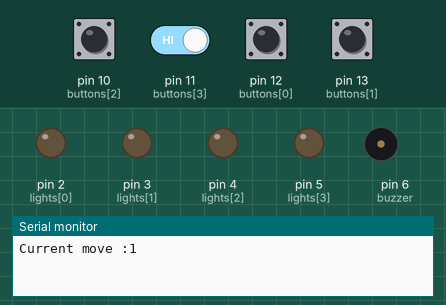
Simulated run of this sketch. Board: Arduino Uno, built with avr-gcc and run on an emulated ATmega328P. Shown: output pins drawn as LEDs (lit = HIGH), buzzer (waves = sounding), the last lines printed to the serial monitor. Dashed ring = blinking. The inputs (shaded band) are chosen by the test bench; at power-on: pin 10 (buttons[2]), pin 11 (buttons[3]), pin 12 (buttons[0]), pin 13 (buttons[1]) HIGH. Random numbers use the default seed unless the sketch sets one.

Above: at 1.2 s.
1.3 s: pin 12 (buttons[0]) pulled LOW for 0.15 s
At 1.37 s:
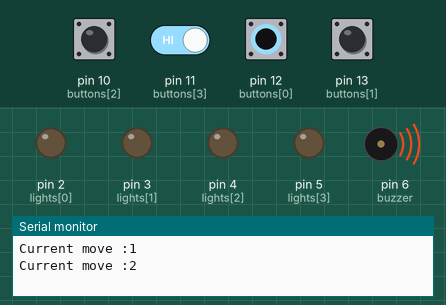
4.3 s: pin 10 (buttons[2]) pulled LOW for 0.15 s
At 4.52 s:
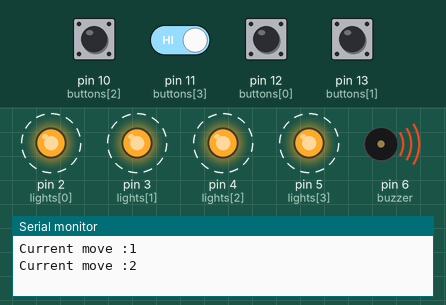
7.3 s: pin 13 (buttons[1]) pulled LOW for 1 s
At 10.0 s:
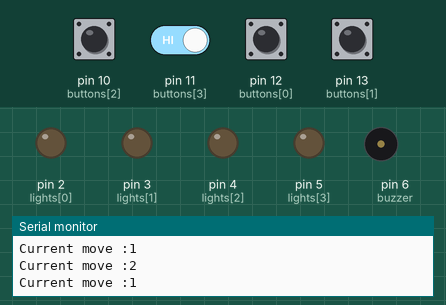
10.3 s: pin 10 (buttons[2]) driven LOW and pin 11 (buttons[3]) driven LOW
At 12.14 s:
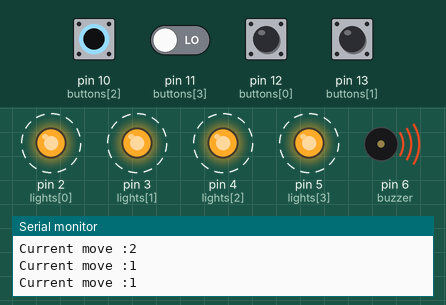
13.3 s: pin 11 (buttons[3]) driven HIGH
16.3 s: pin 12 (buttons[0]) pulled LOW for 1 s
Timing chart, 0 to 44.8 s (numbered marks = the images above; inputs shaded):
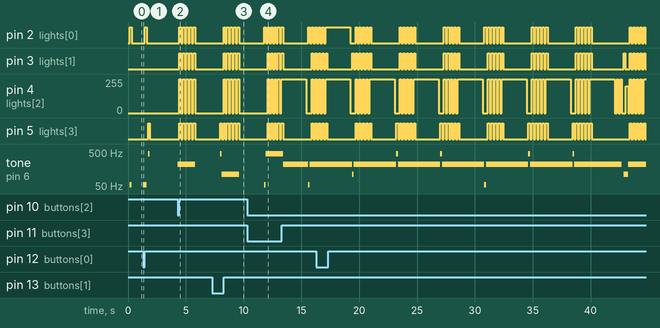

Measured:
- after the input at 1.3 s, pin 2 (lights[0]): LOW → HIGH after 0.15 s, → LOW 0.15 s later; pin 5 (lights[3]): LOW → HIGH after 0.45 s, → LOW 0.15 s later; tone on pin 6 (buzzer): silent → 55 Hz at once, → silent 0.30 s later, → 440 Hz 0.15 s later, → silent 0.15 s later
- after the input at 4.3 s, pin 2 (lights[0]), pin 3 (lights[1]): alternates HIGH for 0.15 s and LOW for 0.15 s, 10 changes in all, then stays LOW, starting after 0.15 s
- after the input at 7.3 s, pin 2 (lights[0]), pin 3 (lights[1]): alternates HIGH for 0.15 s and LOW for 0.15 s, 10 changes in all, then stays LOW, starting after 0.96 s; pin 4 (lights[2]): alternates 255/255 for 0.15 s and 0/255 for 0.15 s, 10 changes in all, then stays 0/255, starting after 0.96 s
- after the input at 10.3 s, pin 3 (lights[1]), pin 5 (lights[3]): alternates HIGH for 0.15 s and LOW for 0.15 s, starting after 1.8 s; pin 4 (lights[2]): alternates 255/255 for 0.15 s and 0/255 for 0.15 s, starting after 1.8 s

The sketch:

main.ino
```cpp
int size = 100;
int current_move = 0;
int user_current_move = 0;
int* move_list;

unsigned long last_test = 0;
unsigned long min_delay = 240;

int buzzer = 6;
int inputs[4] = {0,0,0,0};
int lights[4] = {2,3,4,5};
int buttons[4] = {12,13,10,11};
int notes[4] = {55,110,220,440};
bool isWaiting = false;


int loser_song[5] = {55,65,233,20,333};

void generate_moves()
{
  for(int i = 0; i < size;i++)
  {
    move_list[i]= random(0, 4);
  }
}


void get_input()
{
  for(int i = 0; i < 4; i++)
  {
    inputs[i] = 0;
    if(digitalRead(buttons[i]) == 0)
    {
      inputs[i] = 1;

    }
  }

}

void play_move_to(int index)
{
  for(int i = 0; i < index;i++)
  {
    int color = move_list[i];

    for(int i = 0;i<4;i++)
    {
      digitalWrite(lights[i],0);
    }
    delay(150);

    digitalWrite(lights[color],1);
    tone(buzzer,notes[color]);
    delay(150);
    noTone(buzzer);
  }
}

void light_up_leds_input()
{
   for(int i = 0;i<4;i++)
  {
    digitalWrite(lights[i],0);
    noTone(buzzer);
  }
  for(int i = 0;i < 4;i++)
  {
    if(inputs[i])
    {
      digitalWrite(lights[i],1);
      tone(buzzer,notes[i]);
    }
  }
}

//TODO:
int check_move() //this is checking 24/7 make condition checking systeme if input is diff then 0,0,0,0
{
  unsigned long now = millis();
  unsigned long diff = now - last_test;
    for(int i = 0; i < 4;i++)
    {
      if(inputs[i] == 1)
      {
        if(diff > min_delay)
          {
            last_test = now;
            if(user_current_move < 100)
            {
              if(i == move_list[user_current_move])
              {
                return 1;
              }
              else
                return -1;
            }

          }
      }
    }
    return 0;
}


void lose_animation()
{
  for(int j = 0;j < 5;j++)
  {
    for(int i = 0;i < 4;i++)
    {
      digitalWrite(lights[i],0);
    }
    delay(150);
    for(int i = 0;i < 4;i++)
    {
      digitalWrite(lights[i],1);
    }
    delay(150);
  }
}

void setup() {
  move_list = (int*)malloc(100 * sizeof(int));

  randomSeed(analogRead(0));
  generate_moves();
  for(int i = 0; i < 4;i++)
  {
    pinMode(lights[i],OUTPUT);
    pinMode(buttons[i],INPUT_PULLUP);
  }
  pinMode(buzzer,OUTPUT);
  Serial.begin(115200);
}

void reset()
{
  generate_moves();
  current_move = 0;
  user_current_move = 0;
  isWaiting = false;
}


void loop() {
  // put your main code here, to run repeatedly:

  if(!isWaiting)
  {
    current_move++;
    Serial.print("Current move :");
    Serial.println(current_move);
    play_move_to(current_move);
    isWaiting = true;
  }
  else
  {
    get_input();
    light_up_leds_input();
    int test = check_move();
    if(test == -1)
    {
      lose_animation();
      get_input();
      light_up_leds_input();
      reset();
      delay(2000);
    }
    else if(test)
    {
      user_current_move++;
      if(user_current_move >= current_move)
      {
        isWaiting = false;
        user_current_move = 0;
      }
    }
  }
}
```
